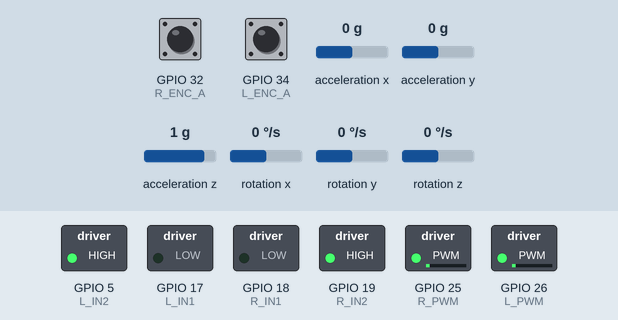
A sketch run on a simulated ESP32. On the bench: switched loads named in the sketch (green lamp = pin HIGH). Inputs (shaded band) come from the test bench; at power-on: acceleration y 0 g, GPIO 32 (R_ENC_A) HIGH, GPIO 34 (L_ENC_A) HIGH, acceleration x 0 g, acceleration z 1 g, rotation x 0 °/s, rotation y 0 °/s, rotation z 0 °/s. What the sketch prints to the serial monitor is not drawn.

Above: at 1.2 s.
1.3 s: acceleration y set to -1.4 g
At 2.5 s:
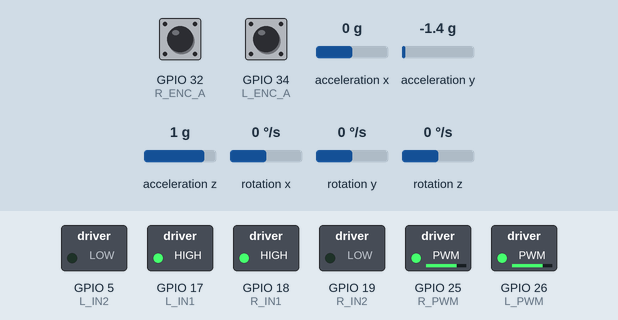
2.8 s: acceleration y set to 0 g
At 3.91 s:
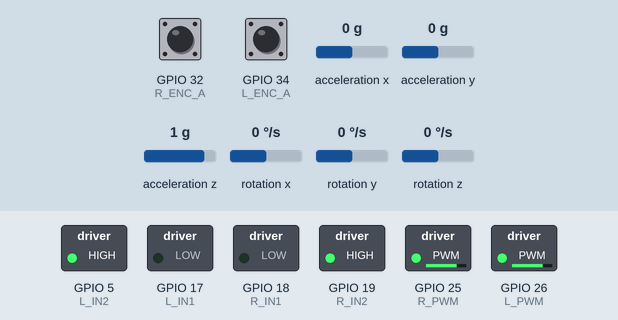
At 4.54 s:
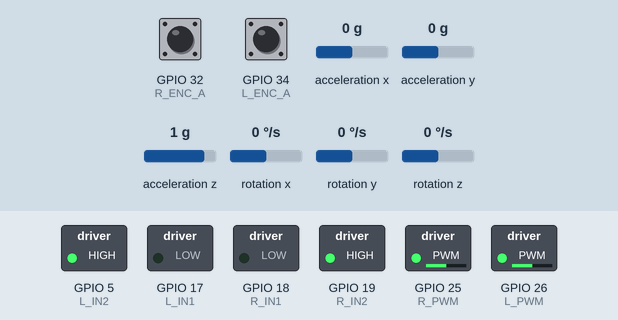
5.8 s: acceleration y set to -0.8 g
Timing chart, 0 to 8.8 s (numbered marks = the images above; inputs shaded):
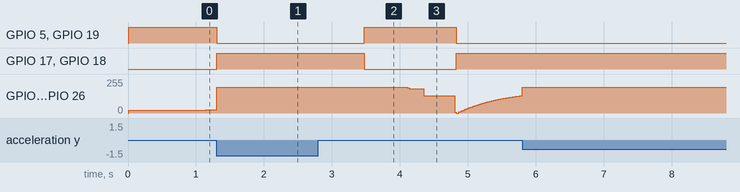

Measured:
- after the input at 1.3 s, GPIO 5 (L_IN2), GPIO 19 (R_IN2): HIGH → LOW at once; GPIO 17 (L_IN1), GPIO 18 (R_IN1): LOW → HIGH at once; GPIO 25 (R_PWM), GPIO 26 (L_PWM): 23/255 → 194/255 at once
- after the input at 2.8 s, GPIO 5 (L_IN2), GPIO 19 (R_IN2): LOW → HIGH after 0.68 s, → LOW 1.4 s later; GPIO 17 (L_IN1), GPIO 18 (R_IN1): HIGH → LOW after 0.68 s, → HIGH 1.4 s later

The sketch:

code_v1.ino
```cpp
#include <Wire.h>
#include "MPU6050.h"
#include <WiFi.h>
#include <WebServer.h>
#include <WebSocketsServer.h>
#include <ArduinoJson.h>  // ต้องติดตั้ง ArduinoJson library

// ================= WiFi CONFIG ==================
const char* ssid = "BalanceBot_AP";
const char* password = "12345678";
WebServer server(80);
WebSocketsServer webSocket = WebSocketsServer(81);

// ================= PID CONFIG ==================
float Kp_balance = 55.0, Ki_balance = 2.2, Kd_balance = 2.5;
float Kp_speed = 0.2, Ki_speed = 0.02, Kd_speed = 0.0;

// ================= PIN DEFINITIONS ==================
#define L_IN1 17
#define L_IN2 5
#define L_PWM 26
#define R_IN1 18
#define R_IN2 19
#define R_PWM 25

#define L_ENC_A 34
#define L_ENC_B 35
#define R_ENC_A 32
#define R_ENC_B 33

// ================= GLOBAL VARIABLES ==================
MPU6050 mpu;
volatile long leftCount = 0, rightCount = 0;
float angle = 0.0, gyroRate = 0.0, accelAngle = 0.0;
float balance_output = 0.0, speed_output = 0.0;
float target_angle = -0.4, target_speed = 0.0, turn_offset = 0.0;
float filteredAngle = 0.0, bias = 0.0;
float dt = 0.0;
unsigned long lastTime = 0;
bool balanceEnabled = false;

// Kalman Filter
float Q_angle = 0.001, Q_gyro = 0.003, R_angle = 0.05;
float P[2][2] = {{1, 0}, {0, 1}};

// ================= INTERRUPTS ==================
void IRAM_ATTR leftEncoderA() {
  int b = digitalRead(L_ENC_B);
  leftCount += (b == HIGH) ? 1 : -1;
}
void IRAM_ATTR rightEncoderA() {
  int b = digitalRead(R_ENC_B);
  rightCount += (b == HIGH) ? 1 : -1;
}

// ================= KALMAN FILTER ==================
float kalmanFilter(float newAngle, float newRate, float dt) {
  float rate = newRate - bias;
  filteredAngle += dt * rate;
  P[0][0] += dt*(dt*P[1][1]-P[0][1]-P[1][0]+Q_angle);
  P[0][1] -= dt*P[1][1];
  P[1][0] -= dt*P[1][1];
  P[1][1] += Q_gyro*dt;
  float S = P[0][0] + R_angle;
  float K[2];
  K[0] = P[0][0]/S;
  K[1] = P[1][0]/S;
  float y = newAngle - filteredAngle;
  filteredAngle += K[0]*y;
  bias += K[1]*y;
  float P00_temp = P[0][0];
  float P01_temp = P[0][1];
  P[0][0] -= K[0]*P00_temp;
  P[0][1] -= K[0]*P01_temp;
  P[1][0] -= K[1]*P00_temp;
  P[1][1] -= K[1]*P01_temp;
  return filteredAngle;
}

// ================= MOTOR CONTROL ==================
void setMotor(int pin1, int pin2, int pwmPin, int pwmChannel, int speed) {
  speed = constrain(speed, -195, 195);
  if(speed >=0) {
    digitalWrite(pin1,HIGH);
    digitalWrite(pin2,LOW);
    ledcWrite(pwmChannel,speed);
  } else {
    digitalWrite(pin1,LOW);
    digitalWrite(pin2,HIGH);
    ledcWrite(pwmChannel,-speed);
  }
}

// ================= PID ==================
float pid_balance(float angle) {
  static float lastError=0, integral=0;
  float error = target_angle - angle;
  integral += error*dt;
  float derivative = (error - lastError)/dt;
  lastError = error;
  return (Kp_balance*error + Ki_balance*integral + Kd_balance*derivative);
}

float pid_speed(float speed) {
  static float lastError=0, integral=0;
  float error = target_speed - speed;
  integral += error*dt;
  float derivative = (error - lastError)/dt;
  lastError = error;
  return (Kp_speed*error + Ki_speed*integral + Kd_speed*derivative);
}

// ================== WEB PAGE ===================
const char index_html[] PROGMEM = R"rawliteral(
<!DOCTYPE html>
<html><head>
<meta name="viewport" content="width=device-width, initial-scale=1">
<style>
body { background:#0d1117; color:#eee; font-family:sans-serif; text-align:center; }
#joystick { width:160px; height:160px; background:#222; border-radius:50%; margin:20px auto; position:relative; }
#stick { width:60px; height:60px; background:#0f0; border-radius:50%; position:absolute; left:50px; top:50px; }
.info { font-size:18px; margin-top:10px; }
</style></head>
<body>
<h2>🤖 BalanceBot Dashboard</h2>
<div id="joystick">
  <div id="stick"></div>
</div>
<div class="info">Angle: <span id="angle">0</span>°</div>
<div class="info">Speed: <span id="speed">0</span></div>
<div class="info">PWM: <span id="pwm">0</span></div>

<script>
let ws = new WebSocket("ws://" + location.hostname + ":81/");
let joy = document.getElementById("joystick");
let stick = document.getElementById("stick");
let rect = joy.getBoundingClientRect();
let joyCenter = {x:rect.width/2, y:rect.height/2};
let active=false;

joy.addEventListener("touchstart", e=>{active=true;});
joy.addEventListener("touchend", e=>{
  active=false;
  stick.style.left="50px"; stick.style.top="50px";
  ws.send(JSON.stringify({fwd:0,turn:0}));
});
joy.addEventListener("touchmove", e=>{
  if(!active) return;
  let t=e.touches[0];
  let dx=t.clientX-rect.left-joyCenter.x;
  let dy=t.clientY-rect.top-joyCenter.y;
  let dist=Math.sqrt(dx*dx+dy*dy);
  let max=joyCenter.x-30;
  if(dist>max){dx=dx*max/dist; dy=dy*max/dist;}
  stick.style.left=(joyCenter.x+dx-30)+"px";
  stick.style.top=(joyCenter.y+dy-30)+"px";
  let fwd = -dy/max;
  let turn = dx/max;
  ws.send(JSON.stringify({fwd,turn}));
});

ws.onmessage = e=>{
  let d = JSON.parse(e.data);
  document.getElementById("angle").innerText = d.angle.toFixed(1);
  document.getElementById("speed").innerText = d.speed.toFixed(1);
  document.getElementById("pwm").innerText = d.pwm.toFixed(0);
};
</script>
</body></html>
)rawliteral";

// ================== WEBSOCKET EVENT ===================
void onWebSocketEvent(uint8_t num, WStype_t type, uint8_t * payload, size_t length){
  if(type == WStype_TEXT){
    String msg = String((char*)payload);
    DynamicJsonDocument doc(100);
    deserializeJson(doc,msg);
    target_speed = doc["fwd"].as<float>() * 100.0;
    turn_offset  = doc["turn"].as<float>() * 60.0;
  }
}

// ================== SETUP ===================
void setupWeb(){
  WiFi.mode(WIFI_AP);
  WiFi.softAP(ssid,password);
  Serial.print("SSID: "); Serial.println(ssid);
  Serial.print("IP: "); Serial.println(WiFi.softAPIP());
  server.on("/", [](){ server.send_P(200, "text/html", index_html); });
  server.begin();
  webSocket.begin();
  webSocket.onEvent(onWebSocketEvent);
}

void setup() {
  Serial.begin(115200);
  Wire.begin();
  mpu.initialize();
  if(!mpu.testConnection()){ Serial.println("MPU6050 Error"); while(1); }

  pinMode(L_IN1, OUTPUT); pinMode(L_IN2, OUTPUT);
  pinMode(R_IN1, OUTPUT); pinMode(R_IN2, OUTPUT);
  pinMode(L_ENC_A, INPUT_PULLUP); pinMode(L_ENC_B, INPUT_PULLUP);
  pinMode(R_ENC_A, INPUT_PULLUP); pinMode(R_ENC_B, INPUT_PULLUP);
  attachInterrupt(digitalPinToInterrupt(L_ENC_A), leftEncoderA, CHANGE);
  attachInterrupt(digitalPinToInterrupt(R_ENC_A), rightEncoderA, CHANGE);

  ledcAttachPin(L_PWM,0); ledcAttachPin(R_PWM,1);
  ledcSetup(0,20000,8); ledcSetup(1,20000,8);

  setupWeb();
  lastTime = micros();
  Serial.println("System Ready. Waiting to balance...");
}

// ================== LOOP ===================
void loop() {
  server.handleClient();
  webSocket.loop();

  unsigned long now = micros();
  dt = (now - lastTime)/1000000.0;
  if(dt < 0.003) return;
  lastTime = now;

  int16_t ax,ay,az,gx,gy,gz;
  mpu.getMotion6(&ax,&ay,&az,&gx,&gy,&gz);
  accelAngle = atan2(ay,az)*180/PI;
  gyroRate = gx/131.0;
  angle = kalmanFilter(accelAngle,gyroRate,dt);

  if(!balanceEnabled){
    if(abs(angle)<15){ balanceEnabled=true; Serial.println("Upright detected — Balancing!"); }
    else{
      setMotor(L_IN1,L_IN2,L_PWM,0,0);
      setMotor(R_IN1,R_IN2,R_PWM,1,0);
      return;
    }
  }

  static long lastL=0, lastR=0;
  long Ld = leftCount-lastL, Rd=rightCount-lastR;
  lastL=leftCount; lastR=rightCount;
  float speed = (Ld+Rd)/2.0;

  speed_output = pid_speed(speed);
  balance_output = pid_balance(angle+speed_output);
  float leftMotor = balance_output - turn_offset;
  float rightMotor = balance_output + turn_offset;

  setMotor(L_IN1,L_IN2,L_PWM,0,leftMotor);
  setMotor(R_IN1,R_IN2,R_PWM,1,rightMotor);

  // ส่งข้อมูลแบบ Real-time
  StaticJsonDocument<128> data;
  data["angle"]=angle;
  data["speed"]=speed;
  data["pwm"]=balance_output;
  String json; serializeJson(data,json);
  webSocket.broadcastTXT(json);
}
```
